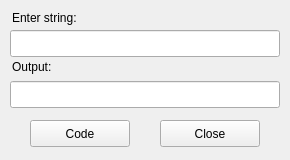
<?xml version="1.0" encoding="UTF-8"?>
<ui version="4.0">
 <class>asciiCoder</class>
 <widget class="QWidget" name="asciiCoder">
  <property name="windowModality">
   <enum>Qt::NonModal</enum>
  </property>
  <property name="geometry">
   <rect>
    <x>0</x>
    <y>0</y>
    <width>290</width>
    <height>160</height>
   </rect>
  </property>
  <property name="sizePolicy">
   <sizepolicy hsizetype="Fixed" vsizetype="Preferred">
    <horstretch>0</horstretch>
    <verstretch>0</verstretch>
   </sizepolicy>
  </property>
  <property name="minimumSize">
   <size>
    <width>290</width>
    <height>160</height>
   </size>
  </property>
  <property name="maximumSize">
   <size>
    <width>290</width>
    <height>160</height>
   </size>
  </property>
  <property name="windowTitle">
   <string>ASCII Coder</string>
  </property>
  <property name="windowIcon">
   <iconset>
    <normaloff>../../Desktop/Cloud/Qt - ascii_coder/ascii.ico</normaloff>../../Desktop/Cloud/Qt - ascii_coder/ascii.ico</iconset>
  </property>
  <widget class="QLineEdit" name="InputString">
   <property name="geometry">
    <rect>
     <x>10</x>
     <y>30</y>
     <width>270</width>
     <height>27</height>
    </rect>
   </property>
   <property name="sizePolicy">
    <sizepolicy hsizetype="Fixed" vsizetype="Fixed">
     <horstretch>0</horstretch>
     <verstretch>0</verstretch>
    </sizepolicy>
   </property>
   <property name="cursor">
    <cursorShape>IBeamCursor</cursorShape>
   </property>
   <property name="focusPolicy">
    <enum>Qt::StrongFocus</enum>
   </property>
   <property name="contextMenuPolicy">
    <enum>Qt::DefaultContextMenu</enum>
   </property>
   <property name="layoutDirection">
    <enum>Qt::LeftToRight</enum>
   </property>
   <property name="maxLength">
    <number>32</number>
   </property>
   <property name="echoMode">
    <enum>QLineEdit::Normal</enum>
   </property>
  </widget>
  <widget class="QLabel" name="label">
   <property name="geometry">
    <rect>
     <x>12</x>
     <y>10</y>
     <width>84</width>
     <height>16</height>
    </rect>
   </property>
   <property name="sizePolicy">
    <sizepolicy hsizetype="Fixed" vsizetype="Fixed">
     <horstretch>0</horstretch>
     <verstretch>0</verstretch>
    </sizepolicy>
   </property>
   <property name="minimumSize">
    <size>
     <width>84</width>
     <height>16</height>
    </size>
   </property>
   <property name="text">
    <string>Enter string:</string>
   </property>
  </widget>
  <widget class="QLineEdit" name="OutputString">
   <property name="geometry">
    <rect>
     <x>10</x>
     <y>81</y>
     <width>270</width>
     <height>27</height>
    </rect>
   </property>
   <property name="sizePolicy">
    <sizepolicy hsizetype="Fixed" vsizetype="Fixed">
     <horstretch>0</horstretch>
     <verstretch>0</verstretch>
    </sizepolicy>
   </property>
   <property name="cursor">
    <cursorShape>IBeamCursor</cursorShape>
   </property>
   <property name="focusPolicy">
    <enum>Qt::StrongFocus</enum>
   </property>
   <property name="contextMenuPolicy">
    <enum>Qt::DefaultContextMenu</enum>
   </property>
   <property name="layoutDirection">
    <enum>Qt::LeftToRight</enum>
   </property>
   <property name="text">
    <string/>
   </property>
   <property name="maxLength">
    <number>32</number>
   </property>
   <property name="echoMode">
    <enum>QLineEdit::Normal</enum>
   </property>
   <property name="alignment">
    <set>Qt::AlignLeading|Qt::AlignLeft|Qt::AlignTop</set>
   </property>
   <property name="readOnly">
    <bool>true</bool>
   </property>
  </widget>
  <widget class="QLabel" name="label_2">
   <property name="geometry">
    <rect>
     <x>12</x>
     <y>60</y>
     <width>84</width>
     <height>16</height>
    </rect>
   </property>
   <property name="sizePolicy">
    <sizepolicy hsizetype="Fixed" vsizetype="Fixed">
     <horstretch>0</horstretch>
     <verstretch>0</verstretch>
    </sizepolicy>
   </property>
   <property name="minimumSize">
    <size>
     <width>84</width>
     <height>16</height>
    </size>
   </property>
   <property name="text">
    <string>Output:</string>
   </property>
   <property name="textFormat">
    <enum>Qt::PlainText</enum>
   </property>
   <property name="alignment">
    <set>Qt::AlignLeading|Qt::AlignLeft|Qt::AlignTop</set>
   </property>
  </widget>
  <widget class="QPushButton" name="pushButton1">
   <property name="geometry">
    <rect>
     <x>30</x>
     <y>120</y>
     <width>100</width>
     <height>27</height>
    </rect>
   </property>
   <property name="maximumSize">
    <size>
     <width>16777215</width>
     <height>16777215</height>
    </size>
   </property>
   <property name="text">
    <string>Code</string>
   </property>
   <property name="shortcut">
    <string>Return</string>
   </property>
  </widget>
  <widget class="QPushButton" name="pushButton_2">
   <property name="geometry">
    <rect>
     <x>160</x>
     <y>120</y>
     <width>100</width>
     <height>27</height>
    </rect>
   </property>
   <property name="text">
    <string>Close</string>
   </property>
   <property name="shortcut">
    <string>Ctrl+Q</string>
   </property>
  </widget>
 </widget>
 <layoutdefault spacing="6" margin="11"/>
 <resources/>
 <connections>
  <connection>
   <sender>pushButton_2</sender>
   <signal>clicked()</signal>
   <receiver>asciiCoder</receiver>
   <slot>close()</slot>
   <hints>
    <hint type="sourcelabel">
     <x>209</x>
     <y>133</y>
    </hint>
    <hint type="destinationlabel">
     <x>144</x>
     <y>149</y>
    </hint>
   </hints>
  </connection>
 </connections>
</ui>
